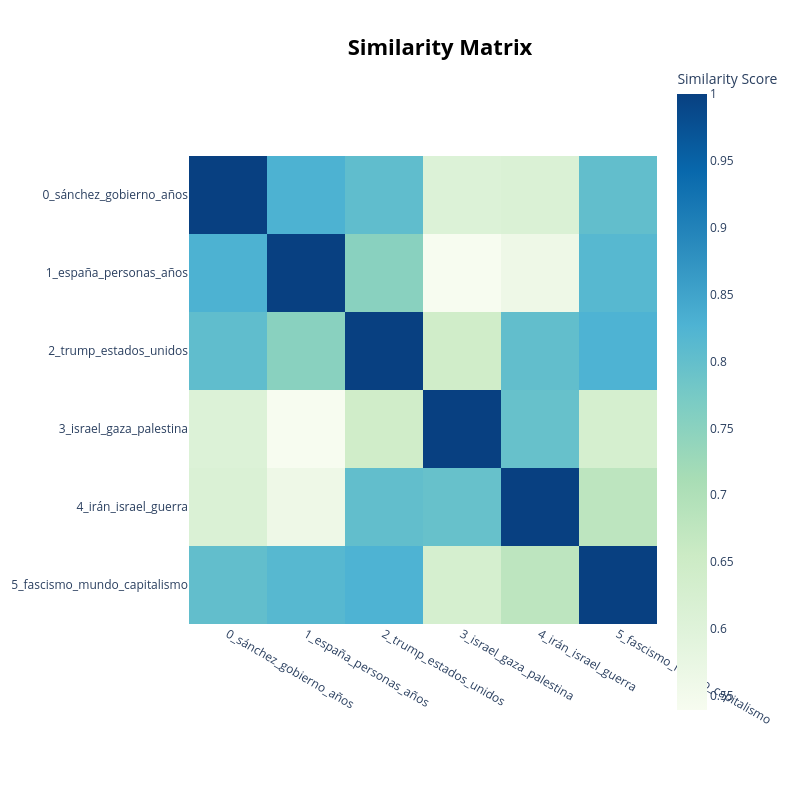

Write notebook code for a chart like this one.
### Code cell
topic_model.visualize_topics()
topic_model.visualize_barchart()
topic_model.visualize_heatmap()

### Figure 1 — Plotly figure (JSON) as saved in the notebook; plotly's stock layout.template omitted (floating-point values rounded to 4 significant figures)
{"data": [{"coloraxis": "coloraxis", "hovertemplate": "x: %{x}<br>y: %{y}<br>Similarity Score: %{z}<extra></extra>", "name": "0", "type": "heatmap", "x": ["0_sánchez_gobierno_años", "1_españa_personas_años", "2_trump_estados_unidos", "3_israel_gaza_palestina", "4_irán_israel_guerra", "5_fascismo_mundo_capitalismo"], "xaxis": "x", "y": ["0_sánchez_gobierno_años", "1_españa_personas_años", "2_trump_estados_unidos", "3_israel_gaza_palestina", "4_irán_israel_guerra", "5_fascismo_mundo_capitalismo"], "yaxis": "y", "z": [[1.0, 0.8287, 0.8038, 0.6071, 0.6136, 0.8018], [0.8287, 1.0, 0.7513, 0.5394, 0.5628, 0.8156], [0.8038, 0.7513, 1.0, 0.643, 0.8012, 0.8271], [0.6071, 0.5394, 0.643, 1.0, 0.7958, 0.6287], [0.6136, 0.5628, 0.8012, 0.7958, 1.0, 0.6778], [0.8018, 0.8156, 0.8271, 0.6287, 0.6778, 1.0]]}], "layout": {"coloraxis": {"colorbar": {"title": {"text": "Similarity Score"}}, "colorscale": [[0, "rgb(247,252,240)"], [0.125, "rgb(224,243,219)"], [0.25, "rgb(204,235,197)"], [0.375, "rgb(168,221,181)"], [0.5, "rgb(123,204,196)"], [0.625, "rgb(78,179,211)"], [0.75, "rgb(43,140,190)"], [0.875, "rgb(8,104,172)"], [1, "rgb(8,64,129)"]]}, "height": 800, "hoverlabel": {"bgcolor": "white", "font": {"family": "Rockwell", "size": 16}}, "legend": {"title": {"text": "Trend"}}, "margin": {"t": 60}, "showlegend": true, "title": {"font": {"color": "Black", "size": 22}, "text": "<b>Similarity Matrix</b>", "x": 0.55, "xanchor": "center", "y": 0.95, "yanchor": "top"}, "width": 800, "xaxis": {"anchor": "y", "constrain": "domain", "domain": [0, 1], "scaleanchor": "y"}, "yaxis": {"anchor": "x", "autorange": "reversed", "constrain": "domain", "domain": [0, 1]}}}
